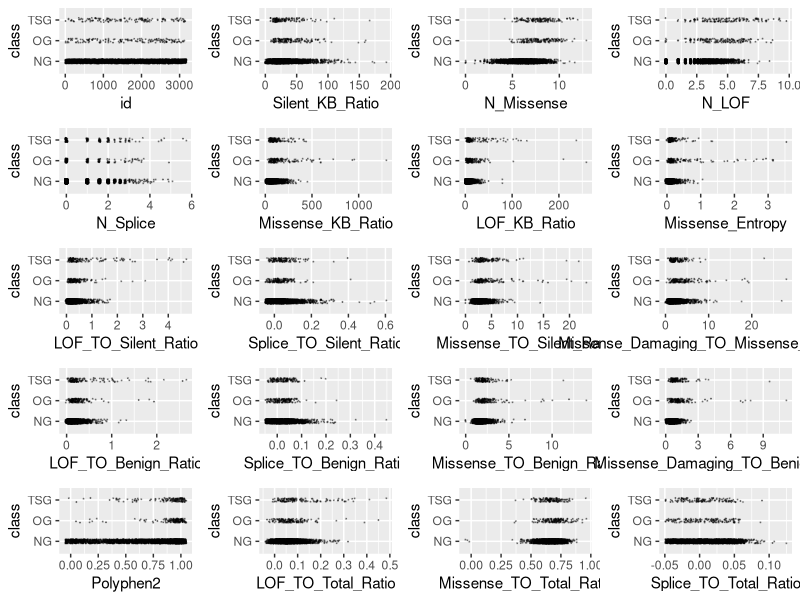
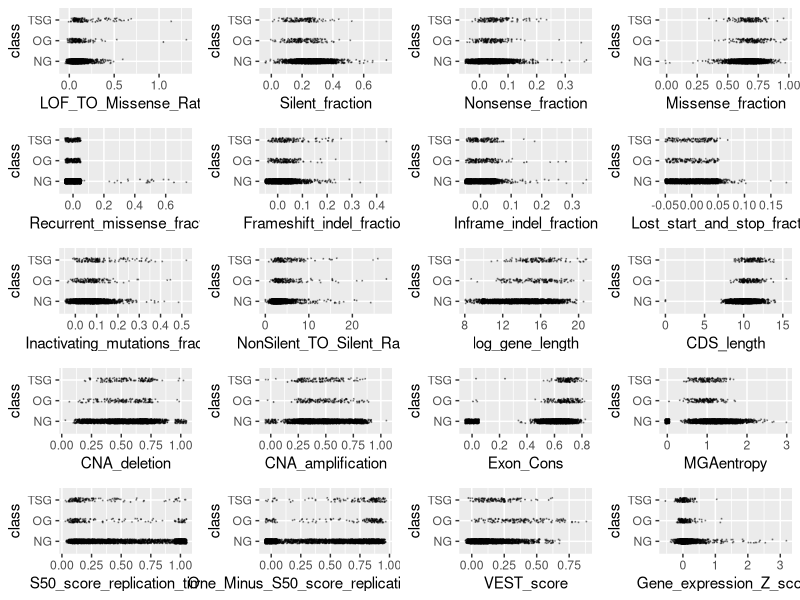
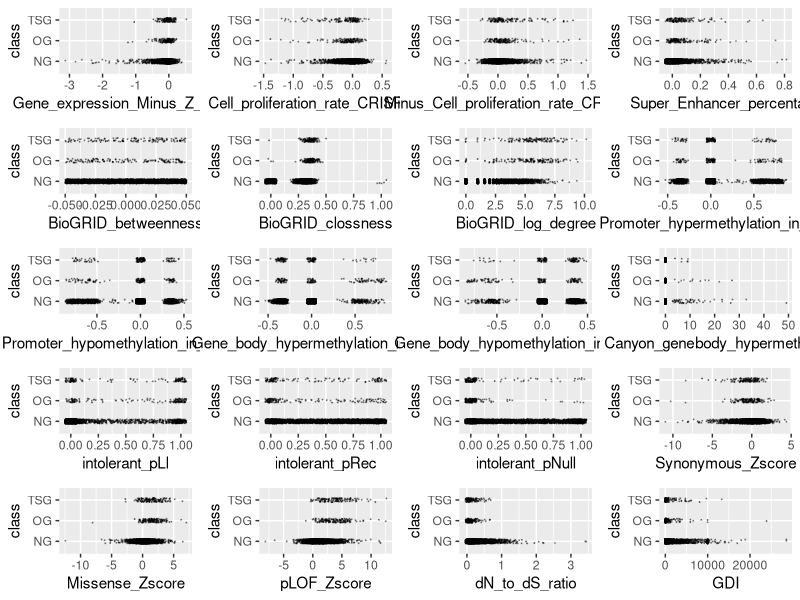
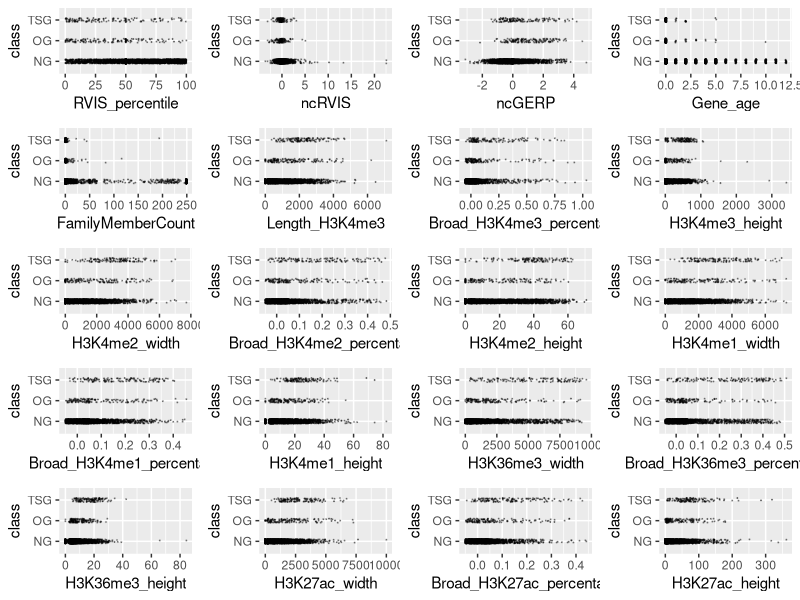
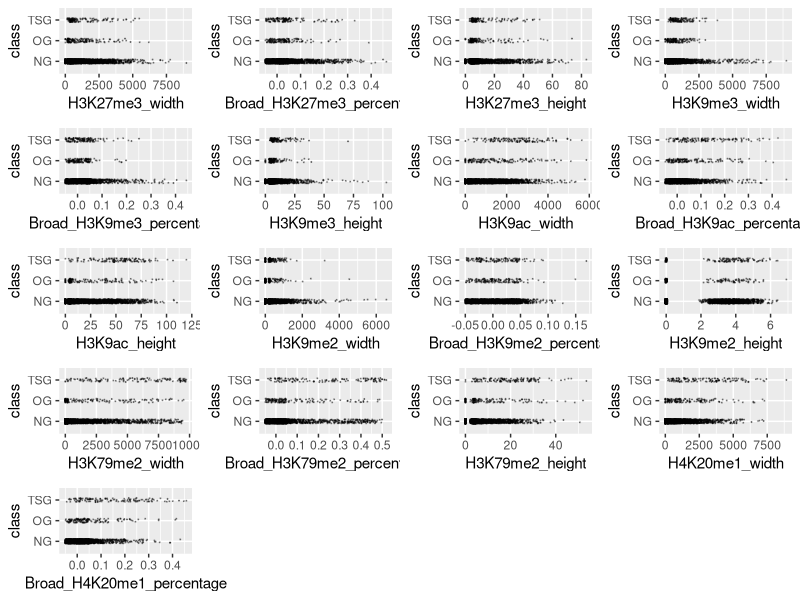
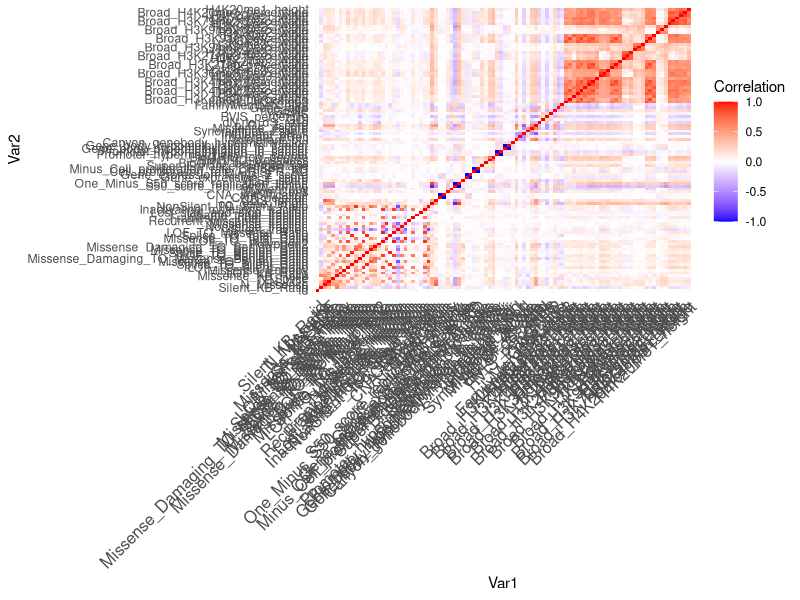
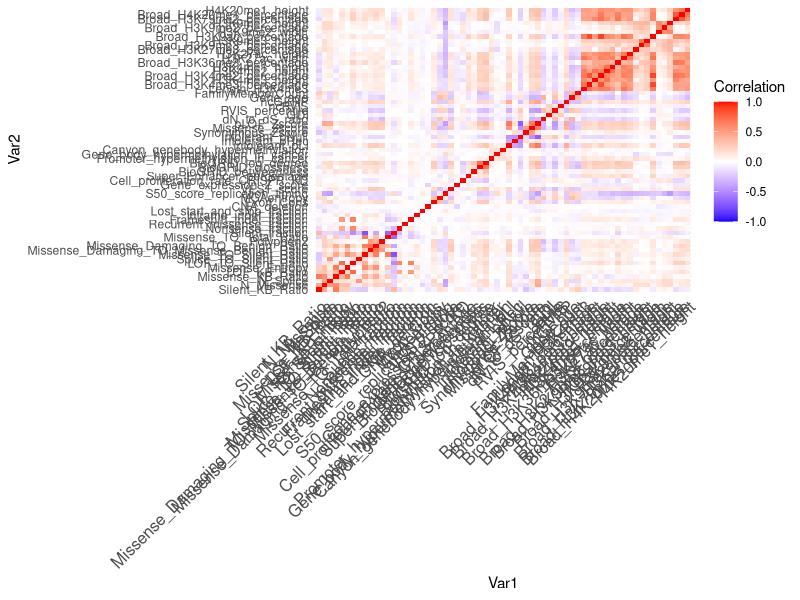
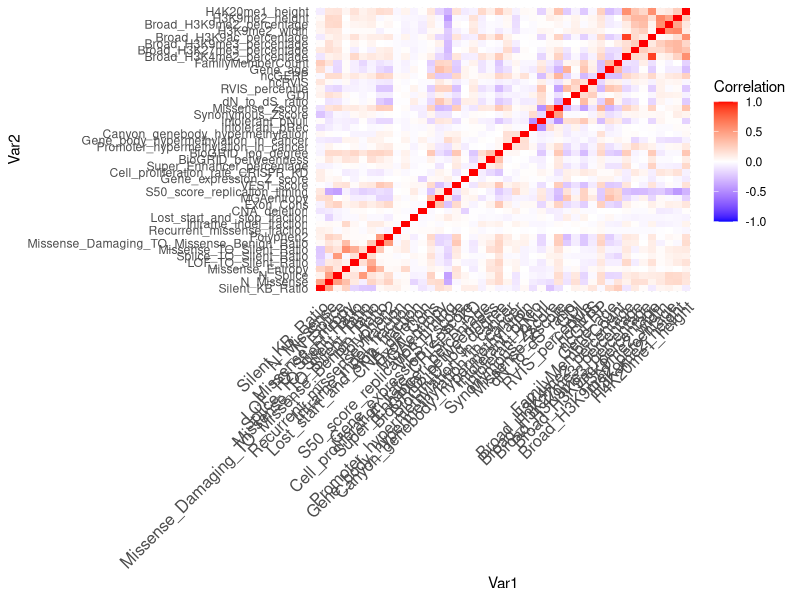

These figures' R source, in order:
## ---- chunk 1
knitr::opts_chunk$set(echo = TRUE, comment = NA)
## ---- chunk 2
training <- read.csv("training.csv", stringsAsFactors = TRUE)
training$class <- factor(training$class)
levels(training$class) <- c("NG", "OG", "TSG")
# Create an outlier function
outlier <- function(data) {
  low <- mean(data) - 3 * sd(data)
  high <- mean(data) + 3 * sd(data)
  which(data < low | data > high)
}
# library(ggplot2)
# scatter <- function(var) {
#   ggplot(training, aes_string(var, "class")) +
#     geom_jitter(width = 0.05, height = 0.1, size = 0.1,
#                 colour = rgb(0, 0, 0, alpha = 1 / 3))
# }
# scat_plot <- lapply(names(training)[-99], scatter)
# library(gridExtra)
# grid.arrange(grobs = scat_plot[1:20], ncol = 4)
# grid.arrange(grobs = scat_plot[21:40], ncol = 4)
# grid.arrange(grobs = scat_plot[41:60], ncol = 4)
# grid.arrange(grobs = scat_plot[61:80], ncol = 4)
# grid.arrange(grobs = scat_plot[81:98], ncol = 4)
outliers <- table(unlist(lapply(training[,-99], outlier)))
outlier_index <- sort(outliers, decreasing = TRUE)
# Remove 50 most common outliers (i.e. outliers across multiple predictors)
training <- training[-as.numeric(names(outlier_index)[1:50]),]

# The below variables had outstanding outliers which we chose to remove
sort(training$Missense_TO_Silent_Ratio, decreasing = TRUE)[1:10]
training <- training[-which(training$Missense_TO_Silent_Ratio > 100), ]
sort(training$Missense_KB_Ratio, decreasing = TRUE)[1:10]
training <- training[-which(training$Missense_KB_Ratio > 2000), ]
sort(training$LOF_TO_Silent_Ratio, decreasing = TRUE)[1:10]
training <- training[-which(training$LOF_TO_Silent_Ratio > 5), ]
sort(training$Gene_expression_Z_score, decreasing = TRUE)[1:10]
training <- training[-which(training$Gene_expression_Z_score > 4), ]
sort(training$dN_to_dS_ratio, decreasing = TRUE)[1:10]
training <- training[-which(training$dN_to_dS_ratio > 5),]
sort(training$Silent_KB_Ratio, decreasing = TRUE)[1:10]
training <- training[-which(training$Silent_KB_Ratio > 200), ]
sort(training$Lost_start_and_stop_fraction, decreasing = TRUE)[1:10]
training <- training[-which(training$Lost_start_and_stop_fraction > 0.2),]
sort(training$Synonymous_Zscore, decreasing = FALSE)[1:10]
training <- training[-which(training$Synonymous_Zscore < -15), ]
numeric_training <- training[,-99]

# Lots of zeroes for some observations, so removed those observations with quite a few zeroes across predictor variables
n_zeroes <- rep(NA, nrow(numeric_training))

for(i in seq_len(nrow(numeric_training))){
  row_i_zeroes <- 0
  for(j in seq_len(ncol(numeric_training))){
    if(round(numeric_training[i,j], digits = 5) == 0){
      row_i_zeroes <- row_i_zeroes + 1
    }
  }
  n_zeroes[i] <- row_i_zeroes
}
training <- training[n_zeroes <= ncol(training) / 2, ]
# Remove 1 of 2 variables that have r value of 1 or -1 (i.e. perfectly correlated)
perf_corr <- which(abs(cor(training[,-99])) == 1, arr.ind = TRUE)
which(perf_corr[,1] != perf_corr[,2])
## ---- chunk 3
library(ggplot2)
scatter <- function(var) {
  ggplot(training, aes_string(var, "class")) +
    geom_jitter(width = 0.05, height = 0.1, size = 0.1,
                colour = rgb(0, 0, 0, alpha = 1 / 3))
}
scat_plot <- lapply(names(training)[-98], scatter)
library(gridExtra)
grid.arrange(grobs = scat_plot[1:20], ncol = 4)
grid.arrange(grobs = scat_plot[21:40], ncol = 4)
grid.arrange(grobs = scat_plot[41:60], ncol = 4)
grid.arrange(grobs = scat_plot[61:80], ncol = 4)
grid.arrange(grobs = scat_plot[81:97], ncol = 4)
## ---- chunk 4
library(dplyr)
#function to calculate wca
score <- function (conf_mat) {
  # Diagonal of matrix corresponds to correctly predicted classes
  print(sum(diag(conf_mat) * c(1, 20, 20)))
  print(sum(diag(conf_mat) * c(1, 20, 20)) / sum(apply(conf_mat, 2, sum) * c(1, 20, 20)))
}

# Set new threshold to account for unbalanced data
classify <- function(probs, k) {
  if (any(probs[2:3] > k)) {
    subset <- probs[2:3]
    output <- which(subset == max(subset))
    if (length(output) > 1) {
        output <- sample(1:2, 1)
    }
  } else {
    output <- 0
  }
  output
}
## ---- chunk 5
library(dplyr)
library(caret)
set.seed(12)
# sig <- logical(98)
# names(sig) <- names(training)[-99]
# k <- 1
# diffs <- logical(98)
# for (var in names(training)[-99]) {
#   model <- aov(training[[var]] ~ factor(training$class))
#   sig[k] <- summary(model)[[1]][1, 5]
#   diffs[k] <- all(TukeyHSD(model)$`factor(training$class)`[, 4] < 0.05 / 98)
#   k <- k + 1
# }
# sort(sig[diffs])
score <- function (conf_mat) {
  sum(diag(conf_mat) * c(1, 20, 20)) / sum(apply(conf_mat, 2, sum) * c(1, 20, 20))
}

# sig_terms <- names(sort(sig[diffs]))
# combo_terms <- table(c(terms, sig_terms)) == 2
# final_terms <- names(combo_terms[combo_terms])
# term_mat <- cor(training %>% select(all_of(final_terms)))
# ind_terms <- final_terms[-c(1, 3, 4, 5, 10, 11, 13, 14, 15, 17)]

vars <- training
cor_mtx <- round(cor(vars[, names(vars) != "class"]), 2)
library(reshape2)
melted_cor_mtx <- melt(cor_mtx)
cor_heatmap <- ggplot(data = melted_cor_mtx, aes(x = Var1, y = Var2, fill = value)) + geom_tile()
cor_heatmap <- cor_heatmap +
  scale_fill_gradient2(low = "blue", high = "red", mid = "white",
                       midpoint = 0, limit = c(-1, 1), space = "Lab", name="Correlation") + 
  theme_minimal() +
  theme(axis.text.x = element_text(angle = 45, vjust = 1, size = 12, hjust = 1))
cor_heatmap

which(abs(cor_mtx) > 0.75, arr.ind = TRUE)
# Eliminate all but one of a set of variables highly correlated with one another
correlated <- c("id", "N_LOF", "CDS_length", "LOF_TO_Benign_Ratio",
                "LOF_TO_Total_Ratio", "LOF_TO_Missense_Ratio",
                "Inactivating_mutations_fraction", "Splice_TO_Benign_Ratio",
                "Splice_TO_Total_Ratio", "Missense_TO_Benign_Ratio",
                "NonSilent_TO_Silent_Ratio", "Missense_fraction",
                "One_Minus_S50_score_replication_timing", "CNA_amplification",
                "Gene_expression_Minus_Z_score", "log_gene_length",
                "Minus_Cell_proliferation_rate_CRISPR_KD",
                "Promoter_hypomethylation_in_cancer",
                "Gene_body_hypomethylation_in_cancer",
                "H3K4me2_width", "H3K9ac_width", "H3K9ac_height",
                "Broad_H3K4me1_percentage",
                "Broad_H3K27ac_percentage", "H3K4me1_width",
                "H3K36me3_width", "H3K36me3_height",
                "H3K27me3_width", "H3K27me3_height", "H3K9me3_width",
                "H3K79me2_width", "H3K79me2_height", "H4K20me1_width")
vars <- vars[, !(names(training) %in% correlated)]
cor_mtx <- round(cor(vars[, names(vars) != "class"]), 2)
melted_cor_mtx <- melt(cor_mtx)
cor_heatmap <- ggplot(data = melted_cor_mtx, aes(x = Var1, y = Var2, fill = value)) + geom_tile()
cor_heatmap <- cor_heatmap +
  scale_fill_gradient2(low = "blue", high = "red", mid = "white",
                       midpoint = 0, limit = c(-1, 1), space = "Lab", name="Correlation") + 
  theme_minimal() +
  theme(axis.text.x = element_text(angle = 45, vjust = 1, size = 12, hjust = 1))
cor_heatmap


which(abs(cor_mtx) > 0.6, arr.ind = TRUE)
# Eliminate all but one of a set of variables highly correlated with one another
second_correlated <- c("Missense_KB_Ratio", "LOF_KB_Ratio", "Nonsense_fraction",
                       "Frameshift_indel_fraction",
                       "Missense_Damaging_TO_Benign_Ratio",
                       "Missense_TO_Total_Ratio", "Silent_fraction",
                       "BioGRID_clossness", "pLOF_Zscore",
                       "Length_H3K4me3", "Broad_H3K4me3_percentage","H3K4me2_height",
                       "H3K4me3_height", "H3K27ac_width", "H3K27ac_height",
                       "H3K4me1_height", "H3K9me3_height",
                       "Broad_H3K79me2_percentage", "intolerant_pLI",
                       "Broad_H4K20me1_percentage", "Broad_H3K36me3_percentage")

vars <- vars[, !(names(vars) %in% second_correlated)]

cor_mtx <- round(cor(vars[, names(vars) != "class"]), 2)
library(reshape2)
melted_cor_mtx <- melt(cor_mtx)
cor_heatmap <- ggplot(data = melted_cor_mtx, aes(x = Var1, y = Var2, fill = value)) + geom_tile()
cor_heatmap <- cor_heatmap +
  scale_fill_gradient2(low = "blue", high = "red", mid = "white",
                       midpoint = 0, limit = c(-1, 1), space = "Lab", name="Correlation") + 
  theme_minimal() +
  theme(axis.text.x = element_text(angle = 45, vjust = 1, size = 12, hjust = 1))
cor_heatmap

set.seed(12)
mn <- nnet::multinom(class ~ ., data = vars, model = TRUE)
tidymn <- broom::tidy(mn) %>% arrange(p.value)
tidymn <- tidymn %>% filter(p.value < 0.05 / nrow(tidymn))
terms <- unique(tidymn$term)[-1]
terms
## ---- chunk 6
vars <- training %>% select(all_of(terms), class)
set.seed(100)
thresh_list <- list()
length(thresh_list) <- 10
j <- 1
# for() loop to validate post cross-validation with WCA and varying thresholds
for (rand in ceiling(runif(10, min = 1, max = 10000000))) {
  set.seed(rand)
  vars_split <- createDataPartition(vars$class, p = 0.8, list = FALSE)
  vars_train <- vars[vars_split, ]
  vars_test <- vars[-vars_split, ]
  
  train_cont <- trainControl(method = "cv", number = 5, classProbs = TRUE, savePredictions = TRUE)
  lda_ft <- train(class ~ ., data = vars_train, method = "lda", preProc = c("center", "scale"),
                  trControl = train_cont)
  preds <- predict(lda_ft, newdata = vars_test, type = "prob")
  scores <- numeric(100)
  for (i in seq(from = 0.001, to = 0.1, by = 0.001)) {
    lda_mod <- table("pred"=apply(preds, 1, classify, k = i), "obs" = vars_test$class)
    lda_mod
    scores[i*1000] <- score(lda_mod)
  }
  thresh_list[[j]] <- scores
  j <- j + 1
}

# Plot WCA as a function of threshold for various seeds to see best threshold
thresh_vals <- c(0.001, 0.0025, 0.005, 0.01, 0.025, 0.05, 0.1)
plot(thresh_list[[1]] ~ seq(from = 0.001, to = 0.1, by = 0.001),
     type = "l", ylim = c(0.6, 0.9), col = rgb(0, 0, 0, alpha = 0.5),
     xaxt = "n", ylab = "WCA Percentage",
     main = "WCA vs. Threshold for Different Seeds",
     xlab = "Threshold for Choosing Between (0) and (1 and 2)")
for (i in 2:10) {
  red <- 0
  green <- 0
  blue <- 0
  if (i %% 4 == 1) {red <- 0.5}
  if (i %% 4 == 2) {green <- 0.5}
  if (i %% 4 == 3) {blue <- 0.5}
  lines(seq(from = 0.001, to = 0.1, by = 0.001), thresh_list[[i]],
        col = rgb(red, green, blue, alpha = 0.5))
  
}
abline(v = thresh_vals, col = rgb(0, 0, 0, alpha = 0.5))
points(unlist(lapply(thresh_list, which.max)) * 0.001, unlist(lapply(thresh_list, max)),
       pch = 19, cex = 0.5)
axis(side = 1, at = thresh_vals, cex.axis = 0.75, las = 2)
best_thresh <- unlist(lapply(thresh_list, which.max))
median(best_thresh * 0.001)
thresh_val_scores <- matrix(nrow = 10, ncol = length(thresh_vals))
colnames(thresh_val_scores) <- thresh_vals
for (i in 1:10) {
  thresh_val_scores[i, ] <- thresh_list[[i]][thresh_vals * 1000]
}
apply(thresh_val_scores, 2, mean)
# Use threshold of 0.005 for determining when to classify as OG or TSG (highest peak)
set.seed(1109)
vars_split <- createDataPartition(vars$class, p = 0.8, list = FALSE)
vars_train <- vars[vars_split, ]
vars_test <- vars[-vars_split, ]
train_cont <- trainControl(method = "cv", number = 5,
                           classProbs = TRUE, savePredictions = TRUE)
lda_ft <- train(class ~ ., data = vars_train, method = "lda",
                preProc = c("center", "scale"), trControl = train_cont)
preds <- predict(lda_ft, newdata = vars_test, type = "prob")
lda_mod <- table("pred" = apply(preds, 1, classify, k = 0.0025),
                 "obs" = vars_test$class)
lda_mod
score(lda_mod)
## ---- chunk 7
# Write prediction model on test data
tests <- read.csv("test.csv")
preds <- predict(lda_ft, newdata = tests, type = "prob")
preds <- apply(preds, 1, classify, k = 0.0025)
names(preds) <- tests$id
csv_file <- data.frame(id = tests$id,
                       class = preds)
write.csv(csv_file, "modelpredictions18.csv", row.names = FALSE)
best_mod <- read.csv("modelpredictions13.csv")
table("Best Model" = best_mod$class, csv_file$class)
mean(best_mod$class == csv_file$class)
